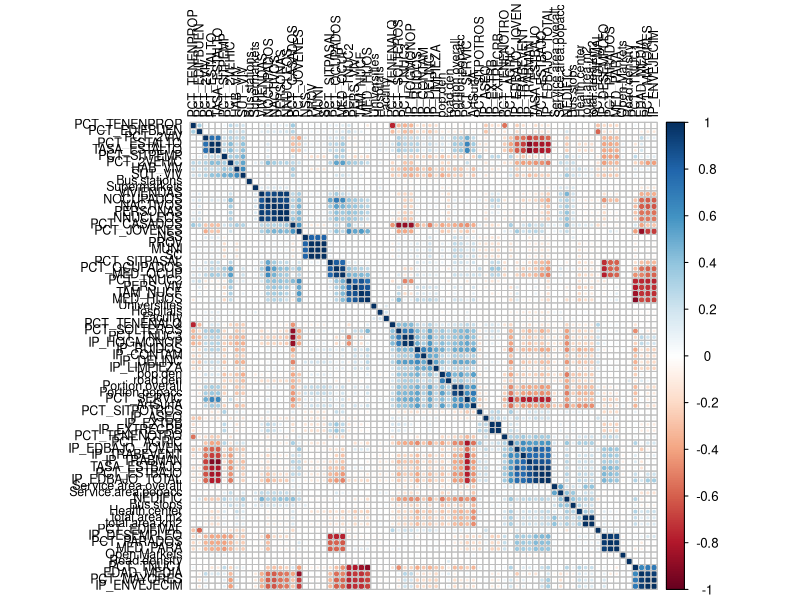
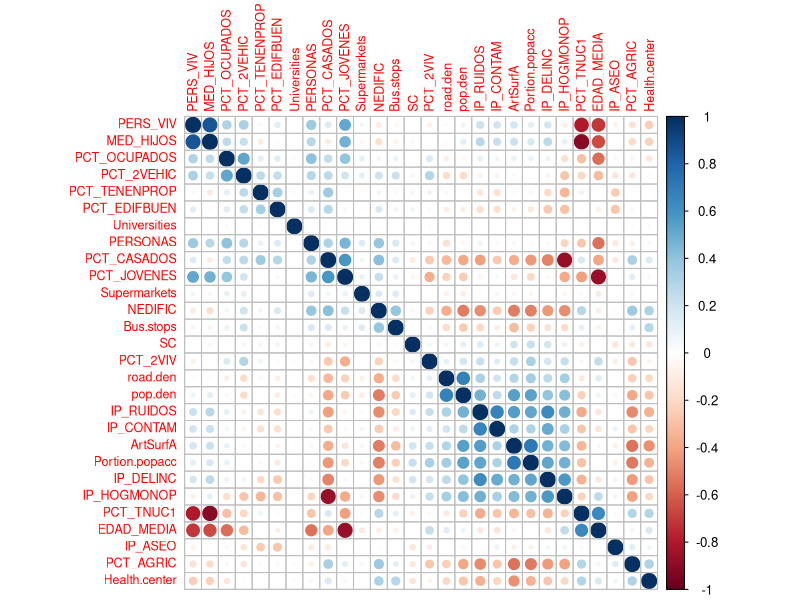
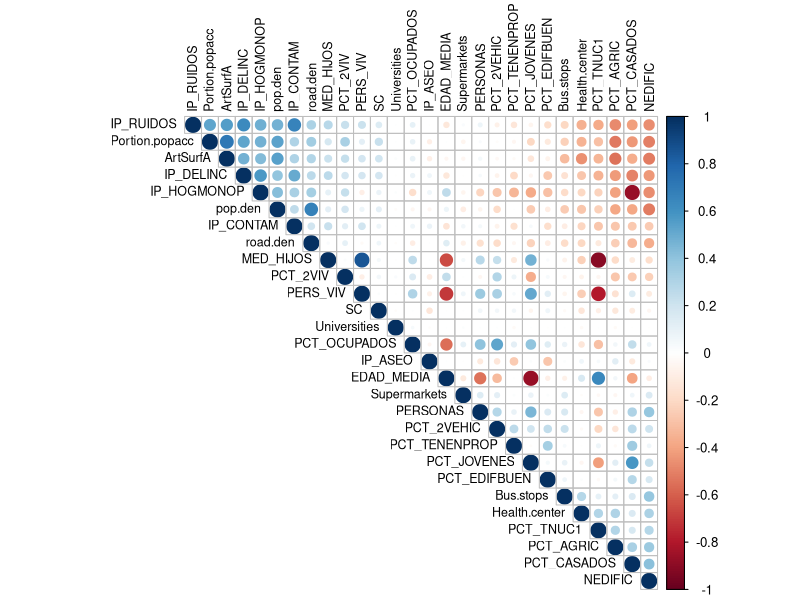
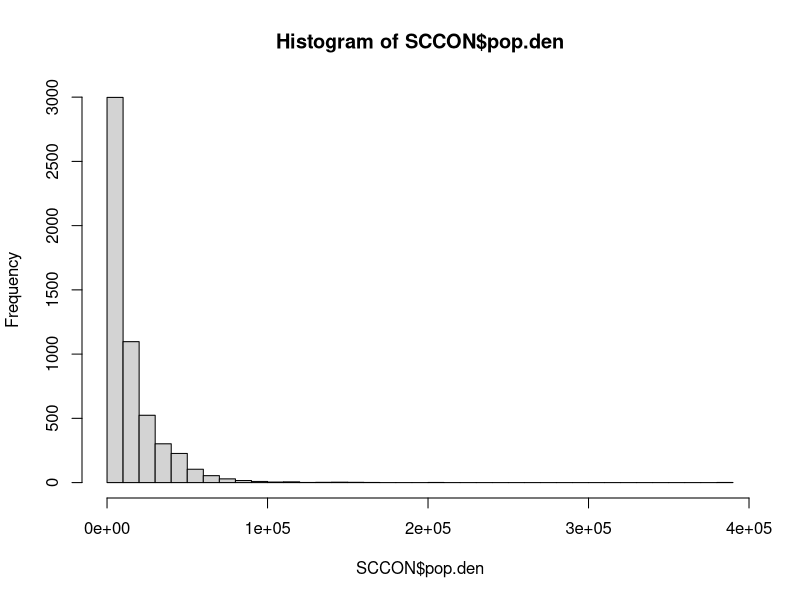
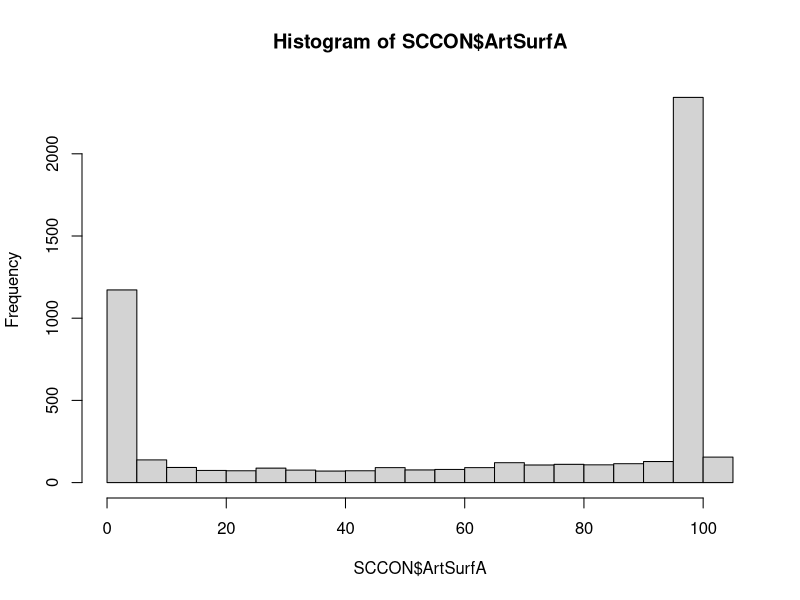
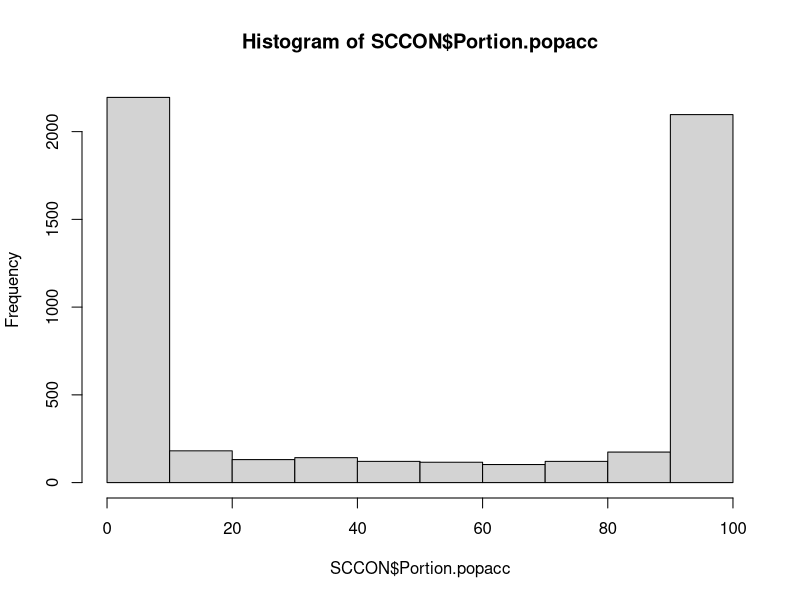
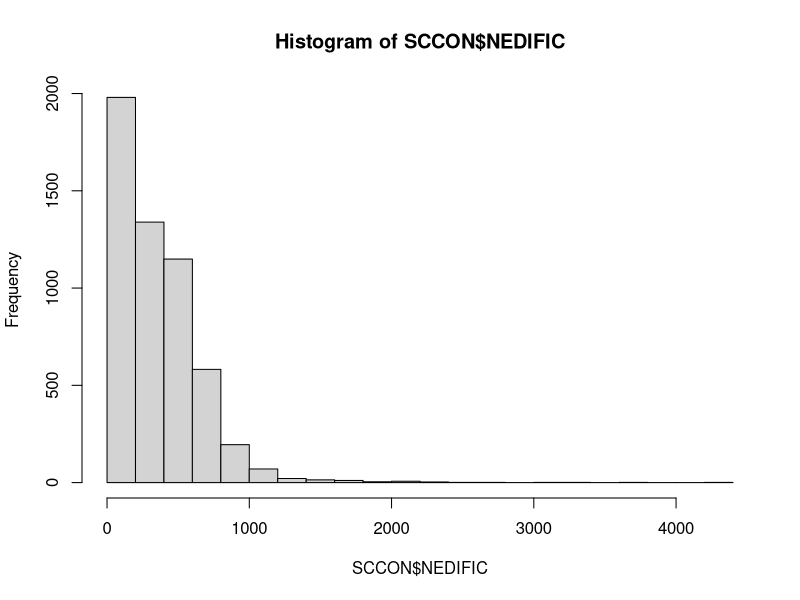
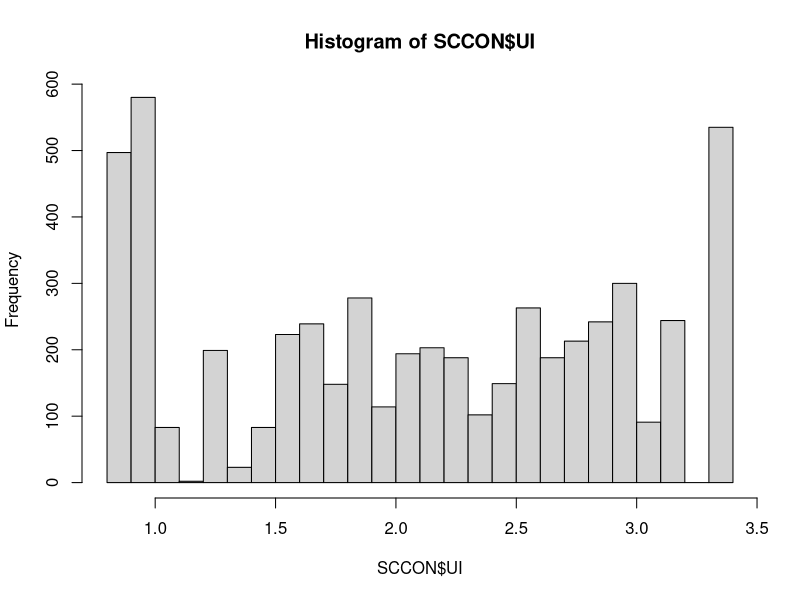

Recreate these plots in R, in order.
##### --------------------------------------------------------------------------------------------------- #####
##### A. Creating a data set which combines geographical data with aggregated macrolevel information 
#####    for Census tracts in Andalusia
##### --------------------------------------------------------------------------------------------------- #####
##### B. Generating an urbanicity measure
##### --------------------------------------------------------------------------------------------------- #####

## 0.1 - packages in use
library(corrplot)
library(plyr)
library(dplyr)
library(tidyr)
library(ggplot2)
library("gridExtra")
library(psych)
library(fitdistrplus)

#### 1. Load original data files and combine them by census tract ####

# ------------------------------------ #
# 1. Census Context Information (Rosa)
# ------------------------------------ #

sc2001 <- read.table("data/SC2001_02.txt", header=T, sep = "\t")

# Change the census section - ID (key variable to something easier)
colnames(sc2001)[4] <- "SC"

# ----------------------------- #
# 2. Dariyas landcover data
# ----------------------------- #

sclandc <- read.csv2("data/GeographicalContext2001_recalc2.csv", header = T)

# Change the census section ID (key variable to something easier)
colnames(sclandc)[1] <- "SC"

### This file contains the important variable Artificial surface which will later
### be part of the explanatory set of urbanicity variables
### If the share of artificial surface is 0 this has to be changed to the minimum value

# and the variable name is also not perfect
cbind(names(sclandc)) # it is at the 10th position
colnames(sclandc)[10] <- "ArtSurfA"

 ## Total area needs to be specified to total.area.m2
colnames(sclandc)[12] <- "total.area.m2"

# ----------------------------- #
# 3. Dariyas Service Area data 
# ----------------------------- #

#    = share of total surface in a census tract from where one can reach a hospital within 30 min (tomtom)
scservice <- read.csv2("data/Service Areas.csv", header=T)
colnames(scservice)[1] <- "SC"
 
 ## change some of the long variable names
 colnames(scservice)[3] <- "Service.area.popacc"
 colnames(scservice)[6] <- "Portion.popacc"
 ## Total area to "total.area.km2" -  specifing that the information is in km^2
 colnames(scservice)[4] <- "total.area.km2"

# ---- only 4205 cases with shares of service area (need to be set to zero for the rest of the SCs) - after joining!


#### 2. Combine data sets and generate a data set called SCCON (Section Censal Context information) ####

SCCON <- sc2001 %>% left_join(sclandc,by="SC") %>% left_join(scservice, by="SC")


#### 3. Properties + Data Management for future analysis ####
 
 head(SCCON)
 str(SCCON)    # classes (most integer and numeric)
 
 ## set data for land cover and service area to zero where necessary
 
 # artificial surface - missing values are imputed with the minimum value
   # - to prevent infinite values = or is that too much of an assumption
 
 length(SCCON$ArtSurfA[SCCON$ArtSurfA==0])         ### 402 cases with zeros
 SCCON$ArtSurfA <- ifelse(SCCON$ArtSurfA==0,min(SCCON$ArtSurfA[SCCON$ArtSurfA>0]),SCCON$ArtSurfA)

 # imputing the the missing land coverage values
  # - values are zero but in the read-in process transformed to NAs
 
 SCCON$Service.area.overall <- ifelse(is.na(SCCON$Service.area.overall),0,SCCON$Service.area.overall)
 SCCON$Service.area.popacc <- ifelse(is.na(SCCON$Service.area.popacc),0,SCCON$Service.area.popacc)
 SCCON$Portion.overall <- ifelse(is.na(SCCON$Portion.overall),0,SCCON$Portion.overall)
 SCCON$Portion.popacc <- ifelse(is.na(SCCON$Portion.popacc),0,SCCON$Portion.popacc)
 ## total area in km^2 is missing as well for the cases without service area (conversion 1km^2 = 1000000m^2)
 SCCON$total.area.km2 <- ifelse(is.na(SCCON$total.area.km2),SCCON$total.area.m2/1000000,SCCON$total.area.km2)


#### 4. Save new cobined context data set for later use ####

saveRDS(SCCON,file="010_SCCONTEXT.RData")

 # rm(sc2001,sclandc,scservice)

 
  
##### -------------------------------------------------------------------------------------------------- #####
##### B.) Preparations of a urbanicity measures
##### -------------------------------------------------------------------------------------------------- ##### 
 
#### 1. Create extra context variables - Population Density + Road Density / km^2
 
 SCCON <- SCCON %>% 
          # Population density
          mutate(pop.den = PERSONAS/total.area.km2) %>%
          # Road density
          mutate(road.den = Road.density/total.area.km2)
 
 
 
 
 #### 2. Check Correlations and identify clusters (latent concept = urban-hood)
 ####    Source: http://rpubs.com/melike/corrplot
 
 cor.df <- cor(SCCON)
 
 ## Identify correlations
 corrplot(cor.df, order = "hclust", tl.col='black', tl.cex=.75)  
 
 ### even if a little bit difficult to see - the "natural" variable related to urbanicty is correlated to a set
 ### of variables, including: contamination, delinquency, artificial surface area, road density, single households
 ### These variables quite probable describe an urban environment. However, they also indicate a particular degree
 ### of deprivation. Thus, for an analysis of mortality these variables might have a strong mediating effect.
 ### The question remains how we can measure a latent concept, when the contributing parts might have a strong impact
 ### on the mortality themselves. Idea for now: Use geographic measures to measure urbanicity and control for more
 ### socio-economic indicators in a multi-level setting.
 
 ### Filtering variables to avoid double measurement (i.e. Occupation and Unemployment Rate)
 ### and at the same time increase visualization
 
 SCCON.cor <- SCCON %>% dplyr::select(SC,PERSONAS,PERS_VIV,PCT_OCUPADOS,PCT_CASADOS,PCT_TENENPROP, PCT_2VIV, PCT_2VEHIC, 
                               PCT_EDIFBUEN, PCT_TNUC1, MED_HIJOS, PCT_JOVENES, EDAD_MEDIA, PCT_AGRIC, IP_DELINC,
                               IP_ASEO, IP_RUIDOS, IP_CONTAM, IP_HOGMONOP, NEDIFIC, Bus.stops, Health.center,
                               Universities, Supermarkets, ArtSurfA, road.den, Portion.popacc, pop.den)
 
 cor.sccon <- cor(SCCON.cor)
 corrplot(cor.sccon, order = "hclust", tl.cex = .75)
 corrplot(cor.sccon, type="upper", order = "FPC", tl.col = 'black', tl.cex = .75)
 
 # rm(SCCON.cor)
 
 ### Potential urbanicity index contributers (objective variables with no direct connection to mortality)
 
 # A. Population density
  hist(SCCON$pop.den, breaks = 30)
 summary(SCCON$pop.den)
 ### The histogram and the summary statistics are indicating a skewed distribution and a high number of densily
 ### populated aeas (as expected). Need to test for the extreme cases
 
 # Extremos <- SCCON %>% filter(SCCON$pop.den>=50000) %>% select(PROV, MUNI, PERSONAS, PCT_AGRIC, pop.den, total.area.km2)
 # They tend to be extremely small urban areas in Malaga, Granada and Seville (proof!)
 
 # B. Artificial surface area
  hist(SCCON$ArtSurfA, breaks = 30)
 summary(SCCON$ArtSurfA)          # median 87.52
 # concentration at around 0 and 100 (large rural secciones have mainly natural surface, whereas small urban 
 # census tract have a very high share of artificial surface = speaks for a binary classification (?))
 
 hist(SCCON$Portion.popacc)
 summary(SCCON$Portion.popacc)
 
 # C. Road density
 summary(SCCON$road.den)
 #      Min.  1st Qu.   Median     Mean  3rd Qu.      Max. 
 #      0.00    17.81   188.00   444.40   547.50  25590.00 
 
 # D. Number of buildings - does not to be in relation to the population density
 summary(SCCON$NEDIFIC)
 hist(SCCON$NEDIFIC, breaks = 30)
 # similar distribution like the population density
 
 # But correlation test shows a significant and negative correlation
 cor.test(SCCON$NEDIFIC, SCCON$pop.den, method=c("pearson"))
 
 
 #### 3. Select correlated objective urban space variables
 #### -  population density, artificial surface, road density, prop service area
 #### Generating an indicator for urbanicity
      ### steps: 
      ### a) make variables compareable - percentage share (differentiate in classes - rural, predominantly rural, peri-urban, urban)
      ### b) standardize variables
      ### c) run maximum likelihood factor analysis to obtain the weights for the indicator
      ### d) combine the variables with weights in an indicator
      ### e) test the index

  ### a) pipe line for creating the index parts and the standardized factor
SCCON <- SCCON %>% 
          mutate(POPDEN.I = ntile(pop.den,4)) %>% 
          mutate(ARTSURF.I = ntile(ArtSurfA,4)) %>% 
          mutate(ROADDEN.I = ntile(road.den,4)) %>% 
          mutate(SERAREA.I = ntile(Portion.popacc,4)) %>% 
  ### b) in a second step we standardize the indicators
          mutate(POPDEN.I.SD = POPDEN.I - mean(POPDEN.I) / sd(POPDEN.I)) %>% 
          mutate(ARTSURF.I.SD = ARTSURF.I - mean(ARTSURF.I) / sd(ARTSURF.I)) %>% 
          mutate(ROADDEN.I.SD = ROADDEN.I - mean(ROADDEN.I) / sd(ROADDEN.I)) %>%
          mutate(SERAREA.I.SD = SERAREA.I - mean(SERAREA.I) / sd(SERAREA.I))
  
  ### c) Factoranalysis
  ## find latent factors within the selected indicators

  ## soruce: http://www.statmethods.net/advstats/factor.html

  SCCON.fac <- SCCON %>% dplyr::select(POPDEN.I.SD, ARTSURF.I.SD, ROADDEN.I.SD, SERAREA.I.SD)
  
  ## 2.Identify correlations
  CS <- cor(SCCON.fac)
  
  ## 3. apply explanatory factor analysis
  fit <- factanal(SCCON.fac, 1 , rotation="varimax")
  
  print(fit, digits=2, cutoff=.3, sort=TRUE)
  
  ## Factor explains 71% of the overall variance of the 4 variables
  
  ##               POPDEN.I.SD  ARTSURF.I.SD  ROADDEN.I.SD  SERAREA.I.SD 
  ## Uniquenesses:        0.05          0.33          0.19          0.58 
  ## Loadings:            0.97          0.82          0.90          0.65
  
  
  ### d) Create Urban - Indicator
  
  SCCON <- SCCON %>% mutate(UI = (POPDEN.I*0.97+ARTSURF.I*0.82+ROADDEN.I*0.90+SERAREA.I*0.65)/4)
  
  # and a categorical urbanicity variable - for easier interpretation - by quartiles
  
  SCCON$UI.cat <- 0
  SCCON$UI.cat[SCCON$UI<=1.24] <- 1
  SCCON$UI.cat[SCCON$UI>1.24 & SCCON$UI<=2.12] <- 2
  SCCON$UI.cat[SCCON$UI>2.12 & SCCON$UI<=2.872] <- 3
  SCCON$UI.cat[SCCON$UI>2.872] <- 4
  SCCON$UI.cat <- as.factor(SCCON$UI.cat)
  
  SCCON$UI.cat <- revalue(SCCON$UI.cat, c("1"="Rural","2"="Predom. Rural", "3"="Peri-Urban", "4"="Urban"))
  
  
  
  ### e) test the urban indicator
  summary(SCCON$UI)
  
  #    Min. 1st Qu.  Median    Mean 3rd Qu.    Max. 
  #   0.835   1.240   2.120   2.087   2.872   3.340 
  
  hist(SCCON$UI, breaks = 30)

  ## See how the data is distributed! (source: https://goo.gl/zi7lwv )
  x <- SCCON$UI
  descdist(x, discrete = FALSE) ### as observed earlier, the Index is uniformily distributed
  fit.norm <- fitdist(x, "unif")      ## has a the best fit
  plot(fit.norm)
  
  ### Crohnbachs alpha as reliability coefficient (=91%)
  alpha(CS)
  
  
  ##### --------------------------------------------------------------------------------------------------- #####
  
  ##### save data set with UI indicator and transformed variables
  
  saveRDS(SCCON,"015_ContextAndUI.Rdata")
  
